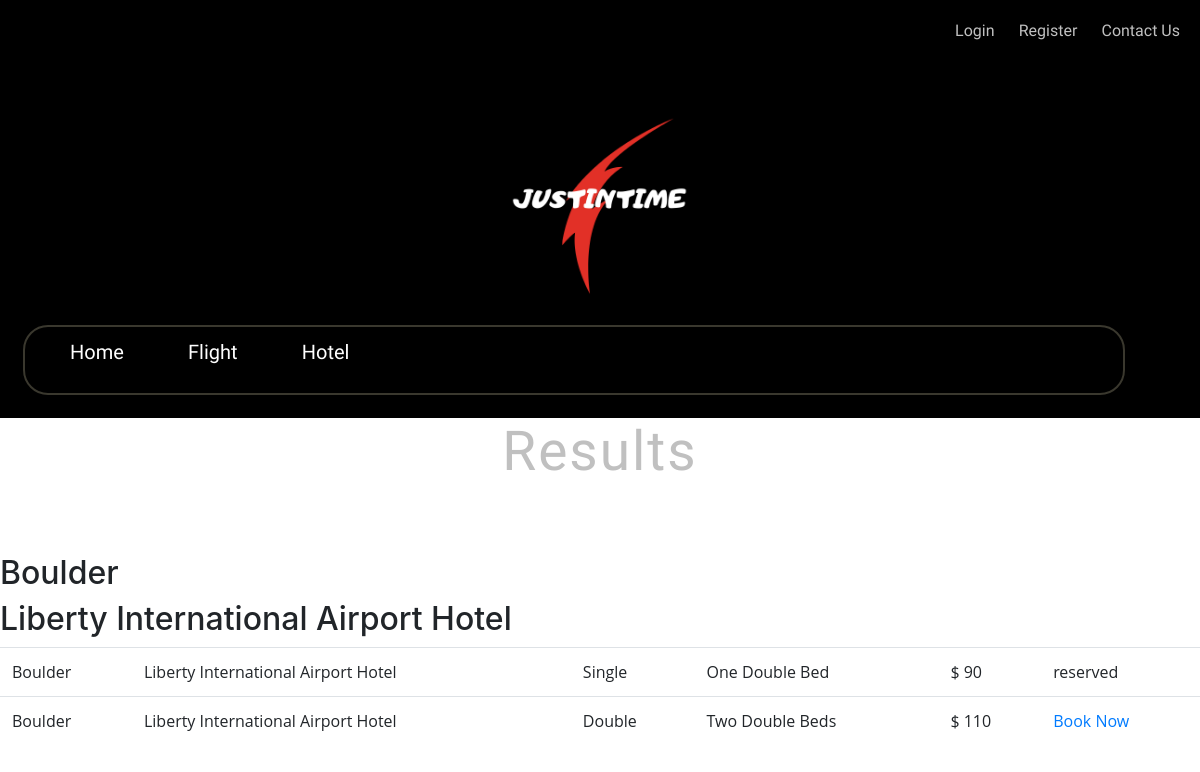
/hotel/booking/Boulder/Liberty International Airport Hotel, run on an earlier commit of the app's database.
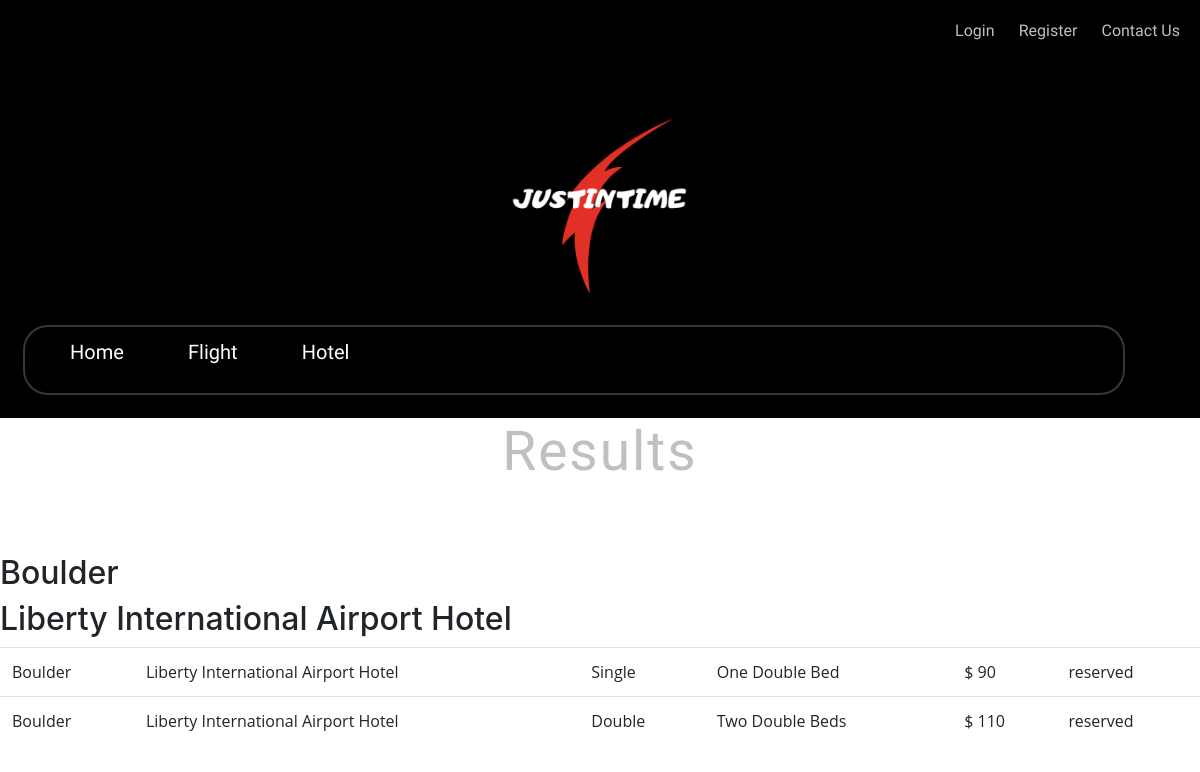
And on a later commit of the database.
### hotel/models.py (models this page shows, shortened)
class Room(models.Model):
    id = models.AutoField(auto_created=True, primary_key=True)
    city = models.CharField(max_length=30)
    name = models.CharField(max_length=80)
    type = models.CharField(max_length=30)
    beds = models.CharField(max_length = 100)
    price = models.PositiveSmallIntegerField(blank=True, default=None, null=True,)
    booker = models.ForeignKey(User, related_name='room_booker', blank=True, null=True, on_delete=models.CASCADE,)
    destription = models.TextField(blank=True, null=True)

### hotel/views.py (the view)
# urls.py: path("booking/<city>/<name>", views.booking, name="booking"),
def booking(request, city, name):
    db = Room.objects.filter(city=city, name=name)
    return render(request, "hotel/booking.html", {'db':db})

### templates/hotel/booking.html (shortened to what this page needs)
{% extends 'base.html' %}
{% load static %}
{% block content %}
<h1>Results</h1>
<h2>{{ db.first.city }}</h2>
<h2>{{ db.first.name }}</h2>
  <table class="table">
        <tbody>
            {% for h in db %}
              <tr>
                <td>{{h.city}}</td>
                <td>{{h.name}}</td>
                  <td>{{ h.type }}</td>
                  <td>{{ h.beds }}</td>
                  <td> $ {{ h.price }}</td>
                {% if h.booker %}
                    <td>reserved</td>
                {% else %}
                    <td><a href="/hotel/book/{{ h.id }}">Book Now</a></td>
                {% endif %}
              </tr>
            {% endfor %}
        </tbody>
  </table>
{% endblock %}

What changed in the data, as far as the page shows it:
changed Room "Double": booker_id "Book Now" → "reserved"
